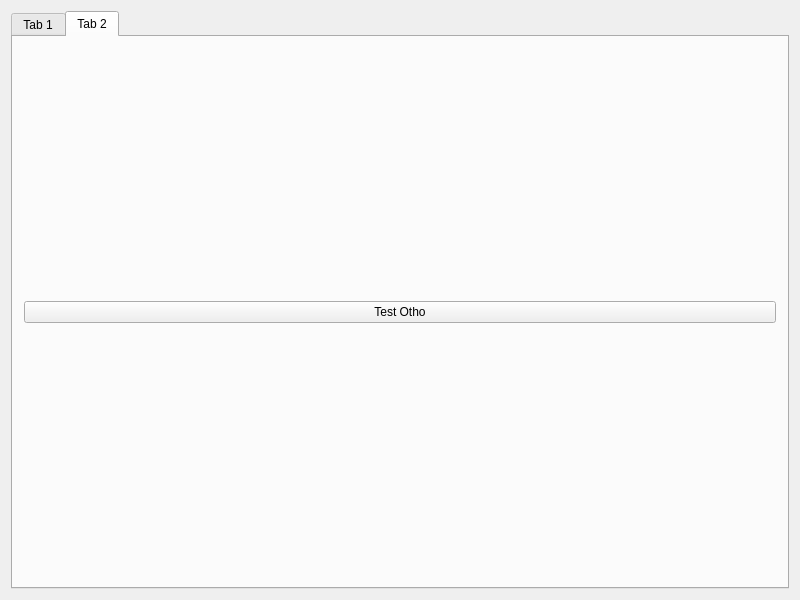
<?xml version="1.0" encoding="UTF-8"?>
<ui version="4.0">
 <class>ThreadedOpenglWindowAppClass</class>
 <widget class="QMainWindow" name="ThreadedOpenglWindowAppClass">
  <property name="geometry">
   <rect>
    <x>0</x>
    <y>0</y>
    <width>800</width>
    <height>600</height>
   </rect>
  </property>
  <property name="windowTitle">
   <string>ThreadedOpenglWindowApp</string>
  </property>
  <widget class="QWidget" name="centralWidget">
   <layout class="QVBoxLayout" name="verticalLayout">
    <item>
     <widget class="QTabWidget" name="tabWidget">
      <property name="currentIndex">
       <number>1</number>
      </property>
      <widget class="QWidget" name="tabOpenGL">
       <attribute name="title">
        <string>Tab 1</string>
       </attribute>
       <layout class="QVBoxLayout" name="verticalLayoutOpenGl"/>
      </widget>
      <widget class="QWidget" name="tabTestMisc">
       <attribute name="title">
        <string>Tab 2</string>
       </attribute>
       <layout class="QVBoxLayout" name="verticalLayoutTestMisc">
        <item>
         <widget class="QPushButton" name="pushButtonTestOtho">
          <property name="text">
           <string>Test Otho</string>
          </property>
         </widget>
        </item>
       </layout>
      </widget>
     </widget>
    </item>
   </layout>
  </widget>
 </widget>
 <layoutdefault spacing="6" margin="11"/>
 <resources>
  <include location="ThreadedOpenglWindowApp.qrc"/>
 </resources>
 <connections/>
</ui>
